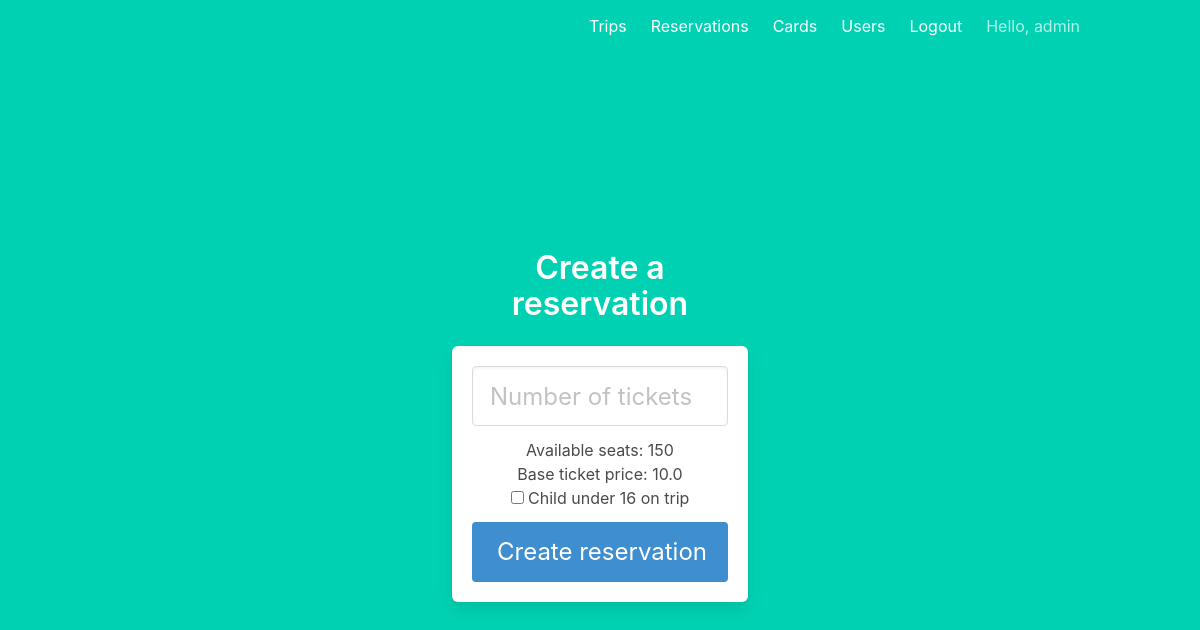
Before: /trips/3/reserve (signed in) with the older database file.
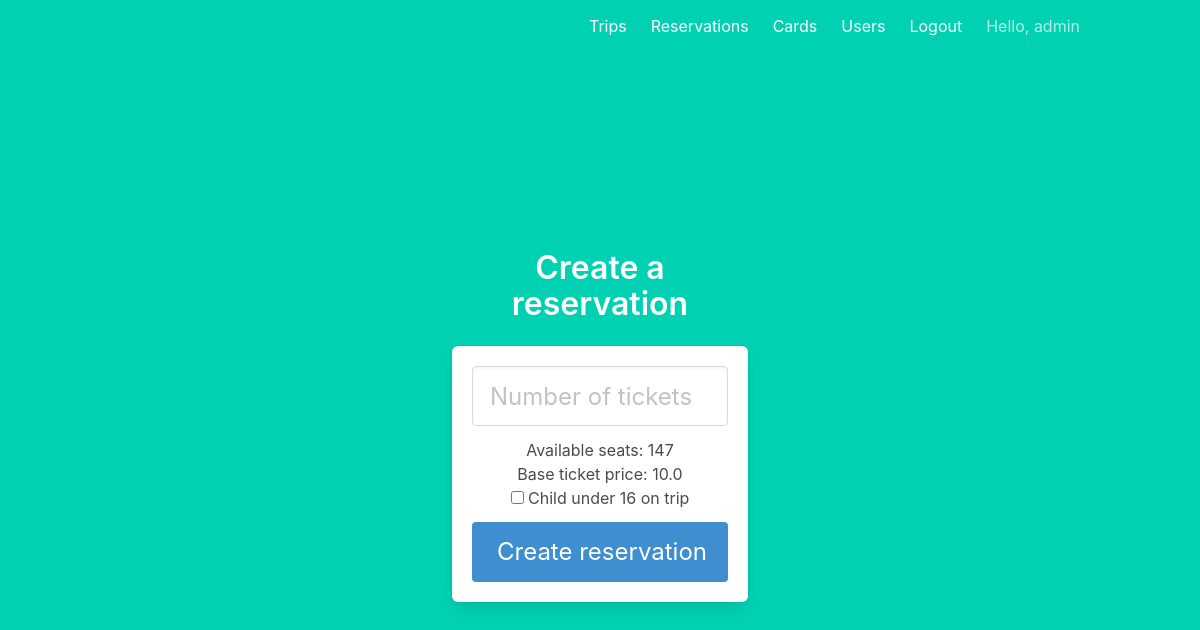
After: the same page with the newer database file.
### models/trip.py (models this page shows, shortened)
class Trip(db.Model):
    __tablename__ = "trip"
    id = db.Column(db.Integer, primary_key=True)
    departure_datetime = db.Column(db.DateTime, nullable=False)
    arrival_datetime = db.Column(db.DateTime, nullable=False)
    departure_city = db.Column(db.String(100), nullable=False)
    arrival_city = db.Column(db.String(100), nullable=False)
    two_way_trip = db.Column(db.Boolean, nullable=False, default=False)
    available_seats = db.Column(db.Integer, nullable=False)
    base_ticket_price = db.Column(db.Float, nullable=False)
    reservations = db.relationship("Reservation", backref="trip", lazy=True)

### reservations.py (the view)
@reservations.route("/trips/<int:trip_id>/reserve")
@login_required
def create(trip_id):
    trip = Trip.query.filter_by(id=trip_id).first()
    if not trip:
        flash(f"Trip with id {id} doesn't exist!", category="error")
        return redirect(url_for("trips.list"))
    return render_template("/reservations/create.html", trip=trip)

### templates/reservations/create.html (shortened to what this page needs)
{% extends "base.html" %}
{% block content %}
<div class="column is-4 is-offset-4">
    <h3 class="title">Create a reservation</h3>
    <div class="box">
        <form method="POST" action="/trips/{{trip.id}}/reserve">
            <div class="field">
                <div class="control">
                    <input class="input is-large" type="number" name="ticket_numbers" placeholder="Number of tickets"
                        autofocus="">
                </div>
            </div>
            <p>Available seats: {{trip.available_seats}}</p>
            <p>Base ticket price: {{trip.base_ticket_price}}</p>
            <div class="field">
                <label class="checkbox">
                    <input type="checkbox" name="has_child">
                    Child under 16 on trip
                </label>
            </div>
            <button class="button is-block is-info is-large is-fullwidth">Create reservation</button>
        </form>
    </div>
</div>
{% endblock %}

Changed rows visible on the page:
changed Trip: available_seats "150" → "147"
